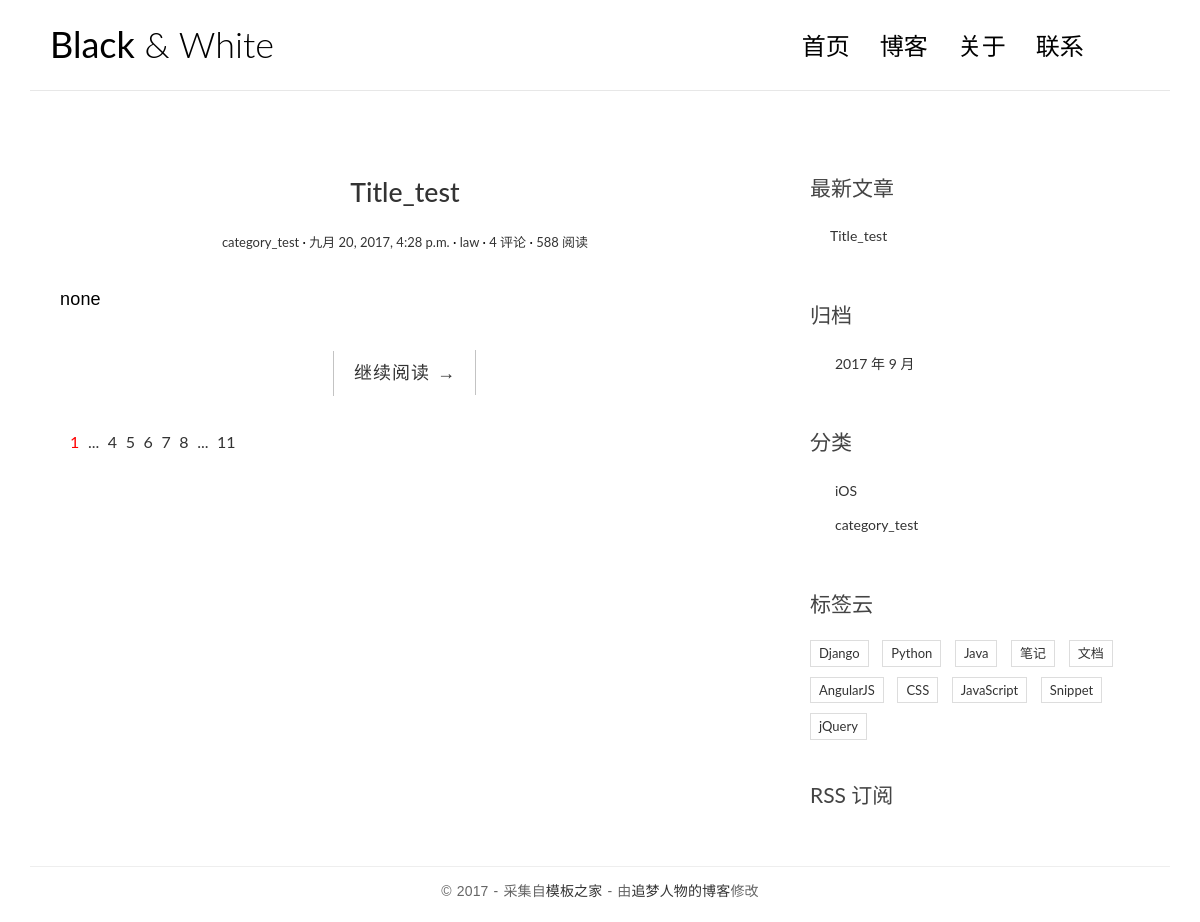
The app's page /, older data.
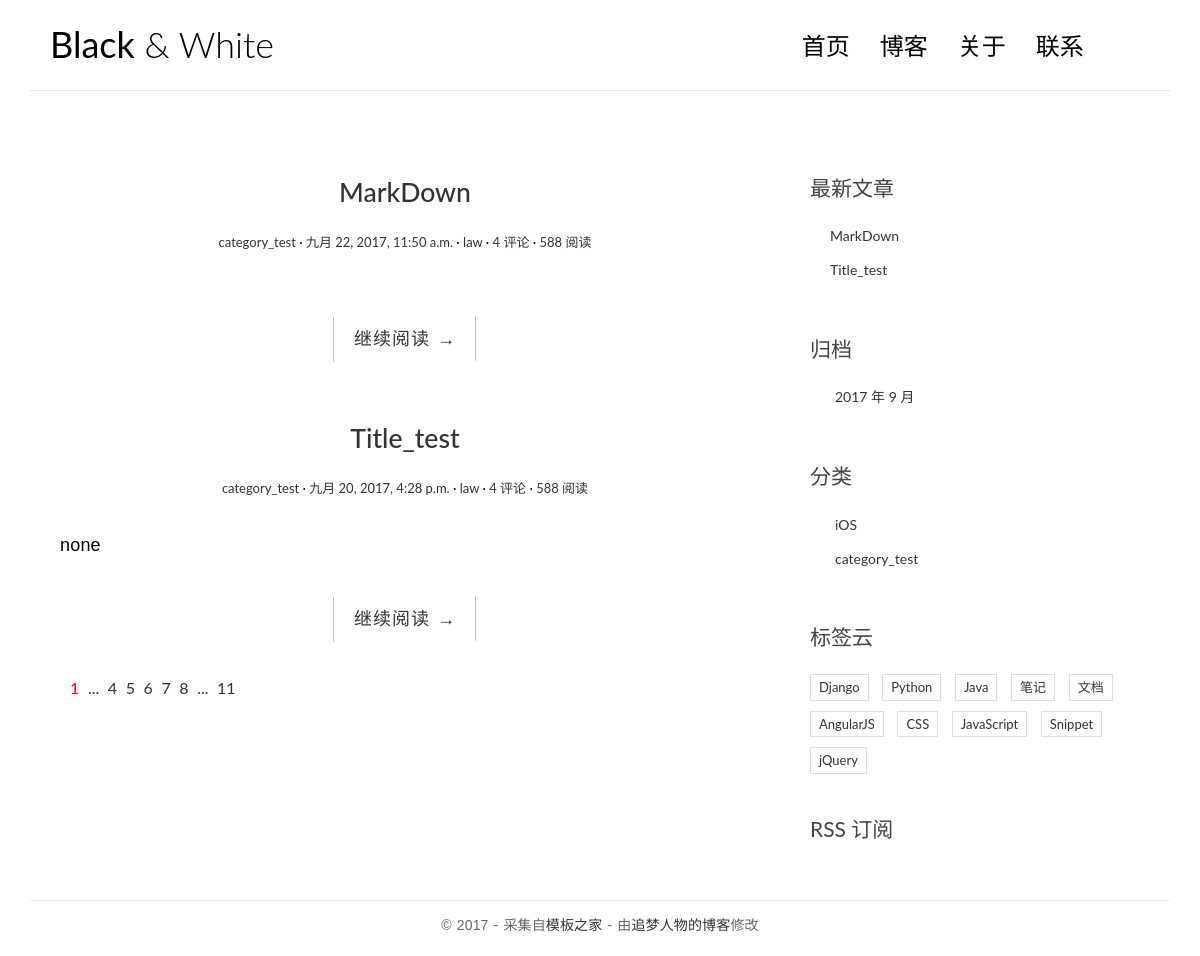
The same page, newer data.
### lawBlog/models.py (models this page shows, shortened)
class Post(models.Model):
    title = models.CharField(max_length=70)
    body = models.TextField()
    created_time = models.DateTimeField()
    modified_time = models.DateTimeField()
    excerpt = models.CharField(max_length=200, blank=True)
    category = models.ForeignKey(Category)
    tags = models.ManyToManyField(Tag, blank=True)
    author = models.ForeignKey(User)
    def get_absolute_url(self):
        return reverse('lawBlog:detail', kwargs={'pk': self.pk})

class Category(models.Model):
    name = models.CharField(max_length=100)

### lawBlog/views.py (the view)
# urls.py: url(r'^$',views.index,name='index'),
def index(request):
    post_list = Post.objects.all().order_by('-created_time')
    return render(request, 'lawBlog/index.html', context={'post_list': post_list})

### lawBlog/templatetags/blog_tags.py (called while the page is built)
@register.simple_tag
def get_recent_posts(num=5):
    return Post.objects.all().order_by('-created_time')[:num]

@register.simple_tag
def archives():
    return Post.objects.dates('created_time', 'month', order='DESC')

@register.simple_tag
def get_categories():
    return Category.objects.all()

### templates/lawBlog/index.html
{% extends 'base.html' %}
{% block main %}
    {% for post in post_list %}
    <article class="post post-{{ post.pk }}">
        <header class="entry-header">
            <h1 class="entry-title">
                <a href="{{ post.get_absolute_url }}">{{ post.title }}</a>
            </h1>
            <div class="entry-meta">
                <span class="post-category"><a href="#">{{ post.category.name }}</a></span>
                <span class="post-date"><a href="#"><time class="entry-date"
                                            datetime="{{ post.created_time }}">{{ post.created_time }}</time></a></span>
                <span class="post-author"><a href="#">{{ post.author }}</a></span>
                <span class="comments-link"><a href="#">4 评论</a></span>
                <span class="views-count"><a href="#">588 阅读</a></span>
            </div>
        </header>
        <div class="entry-content clearfix">
            <p>{{ post.excerpt }}</p>
            <div class="read-more cl-effect-14">
                <a href="{{ post.get_absolute_url }}" class="more-link">继续阅读 <span class="meta-nav">→</span>
</a>
            </div>
        </div>
    </article>
    {% empty %}
    <div class="no-post">暂时还没有发布的文章！</div>
    {% endfor %}
    <div class="pagination">
        <ul>
            <li class="current"><a href="">1</a></li>
            <li><a href="">...</a></li>
            <li><a href="">4</a></li>
            <li><a href="">5</a></li>
            <li><a href="">6</a></li>
            <li><a href="">7</a></li>
            <li><a href="">8</a></li>
            <li><a href="">...</a></li>
            <li><a href="">11</a></li>
        </ul>
    </div>
{% endblock main %}

### templates/base.html (shortened to what this page needs)
{% load staticfiles %}
{% load blog_tags %}
<!DOCTYPE html>
<html>
<head>
    <link rel="stylesheet" href="http://code.ionicframework.com/ionicons/2.0.1/css/ionicons.min.css">
    <link rel="stylesheet" href="{% static 'lawBlog/css/bootstrap.min.css' %}">
    <link rel="stylesheet" href="{% static 'lawBlog/css/pace.css' %}">
    <link rel="stylesheet" href="{% static 'lawBlog/css/custom.css' %}">
    <link rel="stylesheet" href="{% static 'lawBlog/css/highlights/github.css' %}">
</head>
<body>
<div class="container">
    <header id="site-header">
        <div class="row">
            <div class="col-md-4 col-sm-5 col-xs-8">
                <div class="logo">
                    <h1><a href="index.html"><b>Black</b> &amp; White</a></h1>
                </div>
            </div>
            <div class="col-md-8 col-sm-7 col-xs-4">
                <nav class="main-nav" role="navigation">
                    <div class="collapse navbar-collapse" id="bs-example-navbar-collapse-1">
                        <ul class="nav navbar-nav navbar-right">
                            <li class="cl-effect-11"><a href="index.html" data-hover="首页">首页</a></li>
                            <li class="cl-effect-11"><a href="full-width.html" data-hover="博客">博客</a></li>
                            <li class="cl-effect-11"><a href="about.html" data-hover="关于">关于</a></li>
                            <li class="cl-effect-11"><a href="contact.html" data-hover="联系">联系</a></li>
                        </ul>
                    </div>
                </nav>
            </div>
        </div>
    </header>
</div>
<div class="content-body">
    <div class="container">
        <div class="row">
            <main class="col-md-8">
                {% block main %}
                {% endblock main %}
            </main>
            <aside class="col-md-4">
                <div class="widget widget-recent-posts">
                    <h3 class="widget-title">最新文章</h3>
                    {% get_recent_posts as recent_post_list %}
                    <ul>
                        {% for post in recent_post_list %}
                            <li>
                                <a href="{{ post.get_absolute_url }}">{{ post.title }}</a>
                            </li>
                        {% empty %}
                            暂无文章！
                        {% endfor %}
                    </ul>
                </div>
                <div class="widget widget-archives">
                    <h3 class="widget-title">归档</h3>
                    {% archives as date_list %}
                    <ul>
                        {% for date in date_list %}
                            <li>
                                 <a href="{% url 'lawBlog:archives' date.year date.month %}">
                                    {{ date.year }} 年 {{ date.month }} 月
                                 </a>
                            </li>
                        {% empty %}
                            暂无归档！
                        {% endfor %}
                    </ul>
                </div>
                <div class="widget widget-category">
                    <h3 class="widget-title">分类</h3>
                    {% get_categories as category_list %}
                    <ul>
                        {% for category in category_list %}
                            <li>
                                <a href="{% url 'lawBlog:category' category.pk %}">{{ category.name }}</a>
                            </li>
                        {% empty %}
                            暂无分类！
                        {% endfor %}
                    </ul>
                </div>
                <div class="widget widget-tag-cloud">
                    <h3 class="widget-title">标签云</h3>
                    <ul>
                        <li>
                            <a href="#">Django</a>
                        </li>
                        <li>
                            <a href="#">Python</a>
                        </li>
                        <li>
                            <a href="#">Java</a>
                        </li>
                        <li>
                            <a href="#">笔记</a>
                        </li>
                        <li>
                            <a href="#">文档</a>
                        </li>
                        <li>
                            <a href="#">AngularJS</a>
                        </li>
                        <li>
                            <a href="#">CSS</a>
                        </li>
                        <li>
                            <a href="#">JavaScript</a>
                        </li>
                        <li>
                            <a href="#">Snippet</a>
                        </li>
                        <li>
                            <a href="#">jQuery</a>
                        </li>
                    </ul>
                </div>
                <div class="rss">
                    <a href=""> RSS 订阅</a>
                </div>
        </div>
    </div>
</div>
<footer id="site-footer">
    <div class="container">
        <div class="row">
            <div class="col-md-12">
                <p class="copyright">&copy 2017 - 采集自<a href="http://www.cssmoban.com/"
                                                        target="_blank" title="模板之家">模板之家</a>
                    - 由<a href="http://zmrenwu.com/" title="网页模板" target="_blank">追梦人物的博客</a>修改
                </p>
            </div>
        </div>
    </div>
</footer>
</body>
</html>

### lawBlog/static/lawBlog/css/custom.css (style rules this page uses)
* { outline: none; }
h1, h2, h3, h4, h5, h6 { margin-top: 0; }
b { font-weight: 400; }
a { color: #333; }
body { color: #444; font-family: 'Lato', sans-serif; }
p { font-family: 'Ubuntu', sans-serif; font-weight: 400; word-spacing: 1px; letter-spacing: 0.01em; }
#site-header { background-color: #FFF; padding: 25px 20px; margin-bottom: 40px; border-bottom: 1px solid #e7e7e7; }
.logo h1 a { color: #000; }
.logo h1 { margin: 0; font-family: 'Lato', sans-serif; font-weight: 300; }
.main-nav { margin-top: 11px; max-width: 95%; }
.main-nav a { color: #000000 !important; padding: 0 0 5px 0 !important; margin-right: 30px; font-family: 'Lato', sans-serif; font-weight: 300; font-size: 24px; }
.cl-effect-11 a { padding: 10px 0; color: #0972b4; text-shadow: none; }
.cl-effect-11 a::before { position: absolute; top: 0; left: 0; overflow: hidden; padding: 0 0 5px 0 !important; max-width: 0; border-bottom: 1px solid #000; color: #000; content: attr(data-hover); white-space: nowrap; -webkit-transition: max-width 0.5s; -moz-transition: max-width 0.5s; transition: max-width 0.5s; }
.content-body { padding-bottom: 4em; }
.post { background: #fff; padding: 30px 30px 0; }
.entry-title { text-align: center; font-size: 1.9em; margin-bottom: 20px; line-height: 1.6; padding: 10px 20px 0; }
.entry-meta { text-align: center; color: #DDDDDD; font-size: 13px; margin-bottom: 30px; }
.entry-content { font-size: 18px; line-height: 1.9; font-weight: 300; color: #000; }
.post-category::after, .post-date::after, .post-author::after, .comments-link::after { content: ' ·'; color: #000; }
.read-more { font-family: 'Ubuntu', sans-serif; font-weight: 400; word-spacing: 1px; letter-spacing: 0.01em; text-align: center; margin-top: 20px; }
.cl-effect-14 a { padding: 0 20px; height: 45px; line-height: 45px; position: relative; display: inline-block; margin: 15px 25px; letter-spacing: 1px; font-weight: 400; text-shadow: 0 0 1px rgba(255, 255, 255, 0.3); }
.cl-effect-14 a::before, .cl-effect-14 a::after { position: absolute; width: 45px; height: 1px; background: #C3C3C3; content: ''; -webkit-transition: all 0.3s; -moz-transition: all 0.3s; transition: all 0.3s; pointer-events: none; }
.cl-effect-14 a::before { top: 0; left: 0; -webkit-transform: rotate(90deg); -moz-transform: rotate(90deg); transform: rotate(90deg); -webkit-transform-origin: 0 0; -moz-transform-origin: 0 0; transform-origin: 0 0; }
.cl-effect-14 a::after { right: 0; bottom: 0; -webkit-transform: rotate(90deg); -moz-transform: rotate(90deg); transform: rotate(90deg); -webkit-transform-origin: 100% 0; -moz-transform-origin: 100% 0; transform-origin: 100% 0; }
.widget { background: #fff; padding: 30px 0 0; }
.widget-title { font-size: 1.5em; margin-bottom: 20px; line-height: 1.6; padding: 10px 0 0; font-weight: 400; }
.widget-recent-posts ul { padding: 0; margin: 0; padding-left: 20px; }
.widget-recent-posts ul li { list-style-type: none; position: relative; line-height: 170%; margin-bottom: 10px; }
.widget-recent-posts ul li::before { content: '\f3d3'; font-family: "Ionicons"; position: absolute; left: -17px; top: 3px; font-size: 16px; color: #000; }
.widget-archives ul { padding: 0; margin: 0; padding-left: 25px; }
.widget-archives ul li { list-style-type: none; position: relative; line-height: 170%; margin-bottom: 10px; }
.widget-archives ul li::before { content: '\f3f3'; font-family: "Ionicons"; position: absolute; left: -25px; top: 1px; font-size: 16px; color: #000; }
.widget-category ul { padding: 0; margin: 0; padding-left: 25px; }
.widget-category ul li { list-style-type: none; position: relative; line-height: 170%; margin-bottom: 10px; }
.widget-category ul li::before { content: '\f3fe'; font-family: "Ionicons"; position: absolute; left: -25px; top: 1px; font-size: 18px; color: #000; }
.widget-tag-cloud ul { padding: 0; margin: 0; margin-right: -10px; }
.widget-tag-cloud ul li { list-style-type: none; font-size: 13px; display: inline-block; margin-right: 10px; margin-bottom: 10px; padding: 3px 8px; border: 1px solid #ddd; }
.rss { font-size: 21px; margin-top: 30px; }
.rss a { color: #444; }
#site-footer { padding-top: 10px; padding: 0 0 1.5em 0; }
.copyright { text-align: center; padding-top: 1em; margin: 0; border-top: 1px solid #eee; color: #666; }
.pagination ul { list-style: none; }
.pagination ul li { display: inline-block; font-size: 16px; margin-right: 5px; }
.current a { color: red; }

Row changes from the older to the newer data that the page shows:
added Post: title "MarkDown", category.name "category_test", created_time "九月 22, 2017, 11:50 a.m.", author "law"
